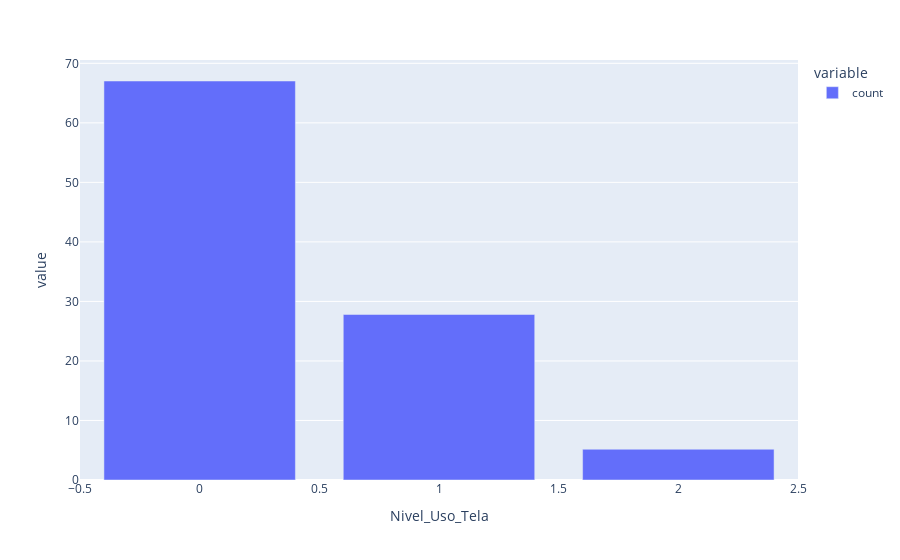

The cell this chart's notebook holds for it:
### Code cell
# Analise Univariada - Nível de Uso de Tela
px.bar(df_obesidade.value_counts('Nivel_Uso_Tela') / len(df_obesidade) * 100)

### Figure 1 — Plotly figure (JSON) as saved in the notebook; plotly's stock layout.template omitted (floating-point values rounded to 4 significant figures)
{"data": [{"hovertemplate": "variable=count<br>Nivel_Uso_Tela=%{x}<br>value=%{y}<extra></extra>", "legendgroup": "count", "marker": {"color": "#636efa", "pattern": {"shape": ""}}, "name": "count", "orientation": "v", "showlegend": true, "textposition": "auto", "type": "bar", "x": [0, 1, 2], "xaxis": "x", "y": [67.03, 27.81, 5.163], "yaxis": "y"}], "layout": {"barmode": "relative", "legend": {"title": {"text": "variable"}, "tracegroupgap": 0}, "margin": {"t": 60}, "xaxis": {"anchor": "y", "domain": [0, 1], "title": {"text": "Nivel_Uso_Tela"}}, "yaxis": {"anchor": "x", "domain": [0, 1], "title": {"text": "value"}}}}
